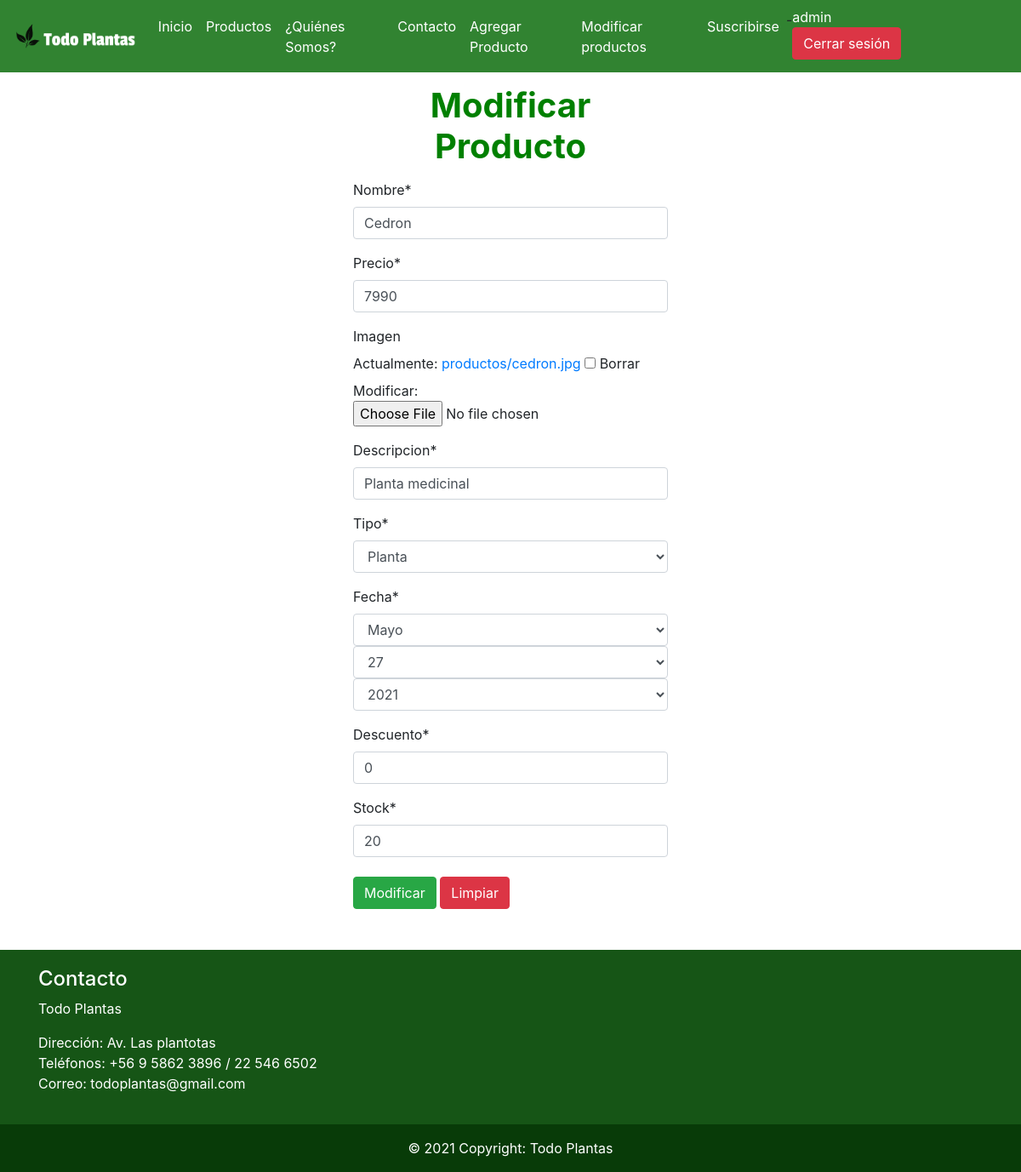
The page /modificarproducto/16/ (signed in) on the database its author committed.
### app/models.py (models this page shows, shortened)
class Producto(models.Model):
    nombre = models.CharField(max_length=40)
    precio = models.IntegerField()
    imagen = models.ImageField(null=True, blank=True, upload_to= "productos")
    descripcion = models.CharField(max_length=60)
    tipo = models.ForeignKey(TipoProducto, on_delete=models.CASCADE)
    fecha = models.DateField()
    descuento = models.IntegerField()
    stock = models.IntegerField()

class TipoProducto(models.Model):
    tipo = models.CharField(max_length=40)
    def __str__(self):
        return self.tipo

### app/views.py (the view, shortened to what this page needs)
# urls.py: path('modificarproducto/<id>/', modificar_producto, name="modificar_producto"),
@permission_required('app.change_producto')
def modificar_producto(request, id):
    producto = Producto.objects.get(id=id)
    datos = {
        'form' : ProductoForm(instance=producto)
    }
    return render(request, 'app/modificar_producto.html', datos)

### app/forms.py (shortened to what this page needs)
class ProductoForm(ModelForm):
    nombre = forms.CharField(min_length=4,max_length=40)
    precio = forms.IntegerField(min_value=2000)
    descripcion = forms.CharField(min_length=5, max_length=60)
    imagen = forms.ImageField(required=False, validators=[MaxSizeFileValidator(max_file_size=2)])
    descuento = forms.IntegerField(min_value=0, max_value=90)
    stock =  forms.IntegerField(min_value=0)
    class Meta:
        model = Producto
        fields = ['nombre','precio', 'imagen','descripcion','tipo', 'fecha', 'descuento', 'stock']
        widgets = {
            'fecha': forms.SelectDateWidget(years=range(2015, 2030))
        }

### app/templates/app/modificar_producto.html (shortened to what this page needs)
{% extends 'app/base.html' %}
{% load static %}
{% block contenido %}
{% load crispy_forms_tags %}
<div class="container-fluid" style="margin-bottom: 4%;">
    <div class="row">
        <div class="col-12 col-md-4 col-lg-4 offset-md-4 offset-lg-4">
            <h1 class= "text-center" style="margin-top: 4%; margin-bottom: 4%; color: green; font-weight: bold;">Modificar Producto</h1>
            <form action="" method="POST" enctype="multipart/form-data">
                <table>
                    {{ form | crispy }}
                </table>
                <div style="margin-top: 2%;">
                    <input type="submit" class="btn btn-success" value="Modificar">
                    <input type="reset" class="btn btn-danger" value="Limpiar">
                </div>
            </form>
        </div>
    </div>
</div>
{% endblock %}

### app/templates/app/base.html (shortened to what this page needs)
<!DOCTYPE html>
<html lang="en">
<head>
    {% load static %}
    <link rel="stylesheet" href="https://use.fontawesome.com/releases/v5.15.2/css/all.css" />
    <link rel="stylesheet" href="{% static 'app/css/style.css' %}">
    <link rel="stylesheet" href="https://maxcdn.bootstrapcdn.com/bootstrap/4.5.2/css/bootstrap.min.css">
    {% load pwa %} {% progressive_web_app_meta %}
</head>
<body>
    <nav class="navbar sticky-top navbar-expand-lg navbar-light " style="background-color: rgb(49, 131, 49); ">
        <a class="navbar-brand" href="{% url 'index' %}">
            <img src="{% static 'app/img/logo1.png' %}" height="35" alt="" loading="lazy" />
        </a>
        <div class="collapse navbar-collapse" id="navbarTogglerDemo03">
            <ul class="navbar-nav mr-auto mt-2 mt-lg-0 ">
                <li class="nav-item active">
                    <a class="nav-link" href="{% url 'index' %} " style="color: white;">Inicio <span class="sr-only">(current)</span></a>
                </li>
                <li class="nav-item">
                    <a class="nav-link" href="{% url 'productos' %}" style="color: white;">Productos</a>
                </li>
                <li class="nav-item">
                    <a class="nav-link" href="{% url 'quienessomos' %} " style="color: white;">¿Quiénes Somos?</a>
                </li>
                <li class="nav-item">
                    <a class="nav-link" href="{% url 'contacto' %} " style="color: white;">Contacto</a>
                </li>
                {% if perms.app.add_producto %}
                <li class="nav-item">
                    <a class="nav-link" href="{% url 'agregar_producto' %} " style="color: white;">Agregar Producto</a>
                </li>
                {% endif %} {% if perms.app.change_producto %}
                <li class="nav-item">
                    <a class="nav-link" href="{% url 'modificar' %} " style="color: white;">Modificar productos</a>
                </li>
                {% endif %} {% if user.is_authenticated %} {% ifequal user.groups.all.0.name "Suscriptor" %}
                <li class="nav-item">
                    <a class="nav-link" href="{% url 'desuscripcion' %} " style="color: white;">Desuscribirse</a>
                </li>
                {% else %}
                <li class="nav-item">
                    <a class="nav-link" href="{% url 'suscripcion' %} " style="color: white;">Suscribirse</a>
                </li>- {% endifequal %} {% endif %}
            </ul>
            <ul class="navbar-nav" style="padding-right: 50px;">
                <li class="nav-item">
                    {% if user.is_authenticated %}
                    <a href="#" style="margin-right: 20px; color: white; text-decoration: none;">
            {{ user.username}}
          </a>
                    <a href="{% url 'logout' %}" class="btn btn-danger" style="margin-right: 20px; margin-bottom: 7px;">
            Cerrar sesión
          </a> {% endif %}
            </ul>
    </nav>
    {% block contenido %} {% endblock %}
    <footer class="footer ">
        <div class="container">
            <div class="row">
                <div class="col-sm-12 col-md-4 col-lg-4">
                    <h4>Contacto</h4>
                    <p>Todo Plantas</p>
                    <p>Dirección: Av. Las plantotas <br> Teléfonos: +56 9 5862 3896 / 22 546 6502
                        <br> Correo: todoplantas@gmail.com
                    </p>
                </div>
            </div>
        </div>
    </footer>
    <div class="copyright text-center p-3">
        © 2021 Copyright: Todo Plantas
    </div>
</body>
</html>

### app/static/app/css/style.css (style rules this page uses)
.footer { padding: 20px; width: 100%; color: white; background-color: rgb(22, 85, 22); }
.copyright { background-color: rgb(8, 59, 8); color: white; width: 100%; }

### rows shown on the page
Producto: nombre "Cedron", precio "7990", descripcion "Planta medicinal", descuento "0", stock "20"
TipoProducto: tipo "Planta"

### other values the page prints
{{ user.username }} "admin"
